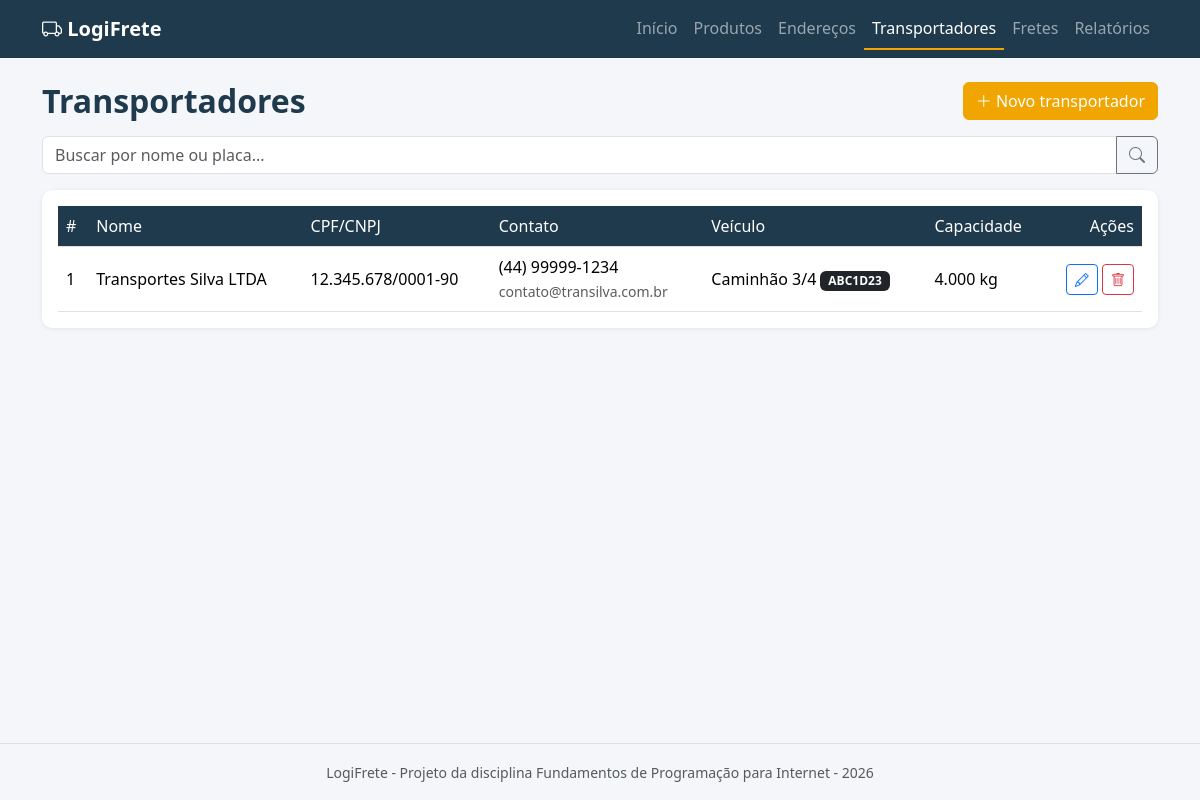
The app's page /transportadores/listar.php with its own data.
### tables this page shows
CREATE TABLE transportadores (
  id INT AUTO_INCREMENT PRIMARY KEY,
  nome VARCHAR(100) NOT NULL,
  cpf_cnpj VARCHAR(18) NOT NULL,
  telefone VARCHAR(15),
  email VARCHAR(100),
  veiculo VARCHAR(60) NOT NULL,
  placa VARCHAR(8) NOT NULL,
  capacidade_kg DECIMAL(10,2) NOT NULL DEFAULT 0,
  criado_em DATETIME DEFAULT CURRENT_TIMESTAMP
);

### config/funcoes.php (called while the page is built, shortened)
<?php
function e($texto)
{
    return htmlspecialchars((string) $texto, ENT_QUOTES, 'UTF-8');
}

### transportadores/listar.php (the view, shortened to what this page needs)
<?php
require_once '../config/conexao.php';
$busca = trim($_GET['busca'] ?? '');
if ($busca != '') {
    $stmt = $pdo->prepare('SELECT * FROM transportadores WHERE nome LIKE ? OR placa LIKE ? ORDER BY nome');
    $stmt->execute(['%' . $busca . '%', '%' . $busca . '%']);
} else {
    $stmt = $pdo->query('SELECT * FROM transportadores ORDER BY nome');
}
$transportadores = $stmt->fetchAll();
include '../includes/header.php';
?>
<div class="d-flex justify-content-between align-items-center mb-3">
    <h2 class="titulo-pagina mb-0">Transportadores</h2>
    <a href="form.php" class="btn btn-laranja"><i class="bi bi-plus-lg"></i> Novo transportador</a>
</div>
<form method="get" class="mb-3">
    <div class="input-group">
        <input type="text" name="busca" class="form-control" placeholder="Buscar por nome ou placa..." value="<?= e($busca) ?>">
        <button class="btn btn-outline-secondary" type="submit"><i class="bi bi-search"></i></button>
    </div>
</form>
<div class="card p-3">
    <div class="table-responsive">
        <table class="table table-hover align-middle mb-0">
            <thead>
                <tr>
                    <th>#</th>
                    <th>Nome</th>
                    <th>CPF/CNPJ</th>
                    <th>Contato</th>
                    <th>Veículo</th>
                    <th>Capacidade</th>
                    <th class="text-end">Ações</th>
                </tr>
            </thead>
            <tbody>
                <?php foreach ($transportadores as $t): ?>
                    <tr>
                        <td><?= $t['id'] ?></td>
                        <td><?= e($t['nome']) ?></td>
                        <td><?= e($t['cpf_cnpj']) ?></td>
                        <td>
                            <?= e($t['telefone']) ?><br>
                            <small class="text-muted"><?= e($t['email']) ?></small>
                        </td>
                        <td><?= e($t['veiculo']) ?> <span class="badge bg-dark"><?= e($t['placa']) ?></span></td>
                        <td><?= number_format($t['capacidade_kg'], 0, ',', '.') ?> kg</td>
                        <td class="text-end">
                            <a href="form.php?id=<?= $t['id'] ?>" class="btn btn-sm btn-outline-primary" title="Editar"><i class="bi bi-pencil"></i></a>
                            <a href="excluir.php?id=<?= $t['id'] ?>" class="btn btn-sm btn-outline-danger btn-excluir" title="Excluir"><i class="bi bi-trash"></i></a>
                        </td>
                    </tr>
                <?php endforeach; ?>
            </tbody>
        </table>
    </div>
</div>
<?php include '../includes/footer.php'; ?>

### assets/css/style.css (style rules this page uses)
body { background-color: #f4f6f9; min-height: 100vh; display: flex; flex-direction: column; }
.card { border: none; border-radius: 10px; box-shadow: 0 1px 4px rgba(0, 0, 0, 0.08); }
.titulo-pagina { color: #1f3a4d; font-weight: 600; }
.btn-laranja { background-color: #f0a500; border-color: #f0a500; color: #fff; }
.table thead th { background-color: #1f3a4d; color: #fff; font-weight: 500; }

### records on screen
transportadores: id "1", nome "Transportes Silva LTDA", cpf_cnpj "12.345.678/0001-90", telefone "(44) 99999-1234", email "contato@transilva.com.br", veiculo "Caminhão 3/4", placa "ABC1D23", capacidade_kg "4.000"
